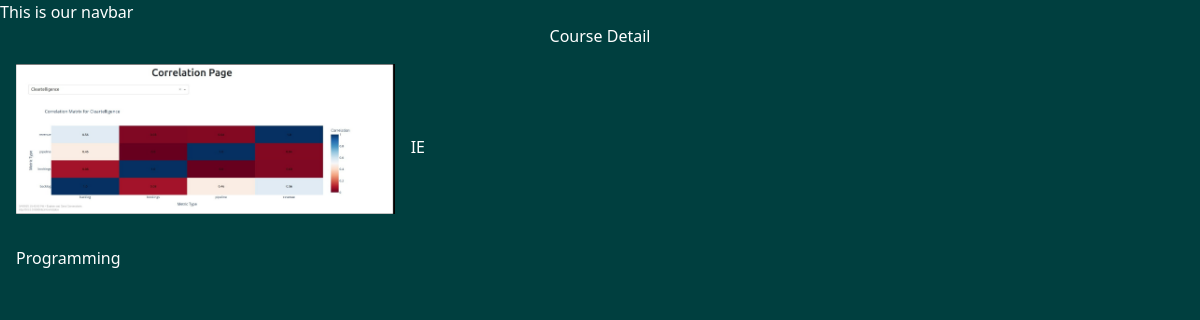
Page /tutorial/1/ on the committed database.
### tutorial/models.py (models this page shows, shortened)
class courseType(models.Model):
    COURSE_TYPE_CHOICE = [
        ('BR', 'Beginner'),
        ('IE', 'Intermediate'),
        ('AD', 'Advanced'),
    ]
    name = models.CharField(max_length=100)
    image = models.ImageField(upload_to='images/')
    date_added = models.DateTimeField(default=timezone.now)
    type = models.CharField(max_length=2, choices=COURSE_TYPE_CHOICE)
    description = models.TextField(default="")

### tutorial/views.py (the view)
# urls.py: path('<int:course_id>/',views.detail, name = 'detail'),
def detail(request,course_id):
    course = get_object_or_404(courseType, pk=course_id)
    if course is not None:
        return render(request, 'tutorial/detail.html',{'course': course})

### tutorial/templates/tutorial/detail.html (shortened to what this page needs)
{% extends "layout.html" %}
  {% block content %}
<h1>Course Detail</h1>
<div class="grid grid-cols-3 justify-center rounded-xl items-center gap-4 m-4">
    <img class="mb-4" src="{{course.image.url}}" alt="" />
    <h2>{{course.type}}</h2>
    <h2>{{course.name}}</h2>
</div>
{% endblock %}

### static/style.css (style rules this page uses)
body { background-color: rgb(0, 63, 63); color: white; }
h1 { text-align: center; font-size: 2em; }

### rows in the picture
courseType: image (picture), type "IE", name "Programming"
